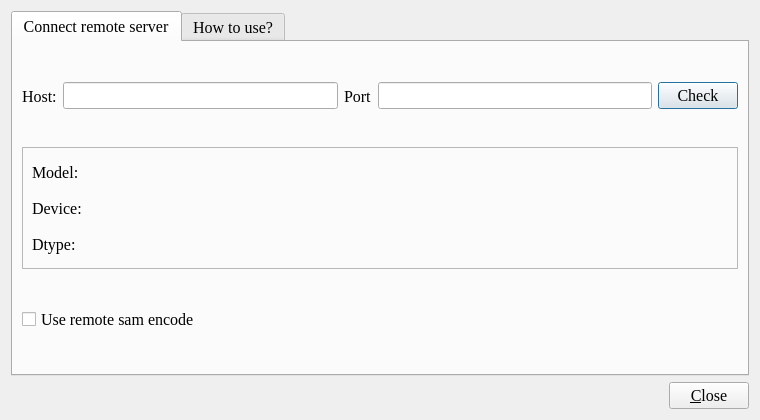
<?xml version="1.0" encoding="UTF-8"?>
<ui version="4.0">
 <class>Dialog</class>
 <widget class="QDialog" name="Dialog">
  <property name="geometry">
   <rect>
    <x>0</x>
    <y>0</y>
    <width>760</width>
    <height>420</height>
   </rect>
  </property>
  <property name="font">
   <font>
    <family>Times New Roman</family>
    <pointsize>12</pointsize>
   </font>
  </property>
  <property name="windowTitle">
   <string>SAM remote encode server</string>
  </property>
  <layout class="QVBoxLayout" name="verticalLayout">
   <item>
    <widget class="QTabWidget" name="tabWidget">
     <property name="currentIndex">
      <number>0</number>
     </property>
     <widget class="QWidget" name="tab">
      <attribute name="title">
       <string>Connect remote server</string>
      </attribute>
      <layout class="QVBoxLayout" name="verticalLayout_2">
       <item>
        <widget class="QWidget" name="widget" native="true">
         <layout class="QHBoxLayout" name="horizontalLayout">
          <property name="leftMargin">
           <number>0</number>
          </property>
          <property name="topMargin">
           <number>0</number>
          </property>
          <property name="rightMargin">
           <number>0</number>
          </property>
          <property name="bottomMargin">
           <number>0</number>
          </property>
          <item>
           <widget class="QLabel" name="label_2">
            <property name="text">
             <string>Host:</string>
            </property>
           </widget>
          </item>
          <item>
           <widget class="QLineEdit" name="lineEdit_host"/>
          </item>
          <item>
           <widget class="QLabel" name="label_3">
            <property name="text">
             <string>Port</string>
            </property>
           </widget>
          </item>
          <item>
           <widget class="QLineEdit" name="lineEdit_port"/>
          </item>
          <item>
           <widget class="QPushButton" name="pushButton_check">
            <property name="text">
             <string>Check</string>
            </property>
           </widget>
          </item>
         </layout>
        </widget>
       </item>
       <item>
        <widget class="QFrame" name="frame_info">
         <property name="layoutDirection">
          <enum>Qt::LeftToRight</enum>
         </property>
         <property name="frameShape">
          <enum>QFrame::StyledPanel</enum>
         </property>
         <property name="frameShadow">
          <enum>QFrame::Raised</enum>
         </property>
         <layout class="QGridLayout" name="gridLayout">
          <item row="2" column="1">
           <widget class="QLabel" name="label_device">
            <property name="minimumSize">
             <size>
              <width>0</width>
              <height>30</height>
             </size>
            </property>
            <property name="text">
             <string/>
            </property>
           </widget>
          </item>
          <item row="3" column="0">
           <widget class="QLabel" name="label_6">
            <property name="minimumSize">
             <size>
              <width>0</width>
              <height>30</height>
             </size>
            </property>
            <property name="maximumSize">
             <size>
              <width>80</width>
              <height>16777215</height>
             </size>
            </property>
            <property name="text">
             <string>Dtype:</string>
            </property>
           </widget>
          </item>
          <item row="1" column="1">
           <widget class="QLabel" name="label_name">
            <property name="minimumSize">
             <size>
              <width>0</width>
              <height>30</height>
             </size>
            </property>
            <property name="text">
             <string/>
            </property>
           </widget>
          </item>
          <item row="3" column="1">
           <widget class="QLabel" name="label_dtype">
            <property name="minimumSize">
             <size>
              <width>0</width>
              <height>30</height>
             </size>
            </property>
            <property name="text">
             <string/>
            </property>
           </widget>
          </item>
          <item row="1" column="0">
           <widget class="QLabel" name="label_4">
            <property name="minimumSize">
             <size>
              <width>0</width>
              <height>30</height>
             </size>
            </property>
            <property name="maximumSize">
             <size>
              <width>80</width>
              <height>16777215</height>
             </size>
            </property>
            <property name="text">
             <string>Model:</string>
            </property>
           </widget>
          </item>
          <item row="2" column="0">
           <widget class="QLabel" name="label_5">
            <property name="minimumSize">
             <size>
              <width>0</width>
              <height>30</height>
             </size>
            </property>
            <property name="maximumSize">
             <size>
              <width>80</width>
              <height>16777215</height>
             </size>
            </property>
            <property name="text">
             <string>Device:</string>
            </property>
           </widget>
          </item>
         </layout>
        </widget>
       </item>
       <item>
        <widget class="QWidget" name="widget_3" native="true">
         <layout class="QHBoxLayout" name="horizontalLayout_3">
          <property name="leftMargin">
           <number>0</number>
          </property>
          <property name="topMargin">
           <number>0</number>
          </property>
          <property name="rightMargin">
           <number>0</number>
          </property>
          <property name="bottomMargin">
           <number>0</number>
          </property>
          <item>
           <widget class="QCheckBox" name="checkBox_use_remote">
            <property name="text">
             <string>Use remote sam encode</string>
            </property>
           </widget>
          </item>
         </layout>
        </widget>
       </item>
      </layout>
     </widget>
     <widget class="QWidget" name="tab_2">
      <attribute name="title">
       <string>How to use?</string>
      </attribute>
      <layout class="QVBoxLayout" name="verticalLayout_3">
       <item>
        <widget class="QTextBrowser" name="textBrowser">
         <property name="html">
          <string>&lt;!DOCTYPE HTML PUBLIC &quot;-//W3C//DTD HTML 4.0//EN&quot; &quot;http://www.w3.org/TR/REC-html40/strict.dtd&quot;&gt;
&lt;html&gt;&lt;head&gt;&lt;meta name=&quot;qrichtext&quot; content=&quot;1&quot; /&gt;&lt;style type=&quot;text/css&quot;&gt;
p, li { white-space: pre-wrap; }
&lt;/style&gt;&lt;/head&gt;&lt;body style=&quot; font-family:'Times New Roman'; font-size:12pt; font-weight:400; font-style:normal;&quot;&gt;
&lt;p style=&quot; margin-top:0px; margin-bottom:0px; margin-left:0px; margin-right:0px; -qt-block-indent:0; text-indent:0px;&quot;&gt;# &lt;span style=&quot; font-weight:600;&quot;&gt;install&lt;/span&gt; isat-sam-backend in remote server&lt;/p&gt;
&lt;p style=&quot; margin-top:0px; margin-bottom:0px; margin-left:0px; margin-right:0px; -qt-block-indent:0; text-indent:0px;&quot;&gt;pip install isat-sam-backend&lt;/p&gt;
&lt;p style=&quot;-qt-paragraph-type:empty; margin-top:0px; margin-bottom:0px; margin-left:0px; margin-right:0px; -qt-block-indent:0; text-indent:0px;&quot;&gt;&lt;br /&gt;&lt;/p&gt;
&lt;p style=&quot; margin-top:0px; margin-bottom:0px; margin-left:0px; margin-right:0px; -qt-block-indent:0; text-indent:0px;&quot;&gt;# &lt;span style=&quot; font-weight:600;&quot;&gt;run&lt;/span&gt;&lt;/p&gt;
&lt;p style=&quot; margin-top:0px; margin-bottom:0px; margin-left:0px; margin-right:0px; -qt-block-indent:0; text-indent:0px;&quot;&gt;&lt;span style=&quot; font-weight:600; font-style:italic;&quot;&gt;# &lt;/span&gt;run&lt;span style=&quot; font-weight:600; font-style:italic;&quot;&gt; &lt;/span&gt;with&lt;span style=&quot; font-weight:600; font-style:italic;&quot;&gt; &lt;/span&gt;default&lt;span style=&quot; font-weight:600; font-style:italic;&quot;&gt; &lt;/span&gt;model&lt;span style=&quot; font-weight:600; font-style:italic;&quot;&gt; &lt;/span&gt;mobile_sam.pt on local machine (default host: 127.0.0.1, default port: 8000)&lt;/p&gt;
&lt;p style=&quot; margin-top:0px; margin-bottom:0px; margin-left:0px; margin-right:0px; -qt-block-indent:0; text-indent:0px;&quot;&gt;isat-sam-backend run&lt;/p&gt;
&lt;p style=&quot;-qt-paragraph-type:empty; margin-top:0px; margin-bottom:0px; margin-left:0px; margin-right:0px; -qt-block-indent:0; text-indent:0px;&quot;&gt;&lt;br /&gt;&lt;/p&gt;
&lt;p style=&quot; margin-top:0px; margin-bottom:0px; margin-left:0px; margin-right:0px; -qt-block-indent:0; text-indent:0px;&quot;&gt;# or run with more arg&lt;/p&gt;
&lt;p style=&quot; margin-top:0px; margin-bottom:0px; margin-left:0px; margin-right:0px; -qt-block-indent:0; text-indent:0px;&quot;&gt;isat-sam-backend run --checkpoint [model name] --host [ip] --port [port]&lt;/p&gt;
&lt;p style=&quot;-qt-paragraph-type:empty; margin-top:0px; margin-bottom:0px; margin-left:0px; margin-right:0px; -qt-block-indent:0; text-indent:0px;&quot;&gt;&lt;br /&gt;&lt;/p&gt;
&lt;p style=&quot; margin-top:0px; margin-bottom:0px; margin-left:0px; margin-right:0px; -qt-block-indent:0; text-indent:0px;&quot;&gt;&lt;span style=&quot; font-weight:600;&quot;&gt;# manage remote model&lt;/span&gt;&lt;/p&gt;
&lt;p style=&quot; margin-top:0px; margin-bottom:0px; margin-left:0px; margin-right:0px; -qt-block-indent:0; text-indent:0px;&quot;&gt;&lt;span style=&quot; font-style:italic;&quot;&gt;# &lt;/span&gt;list&lt;span style=&quot; font-style:italic;&quot;&gt; &lt;/span&gt;model&lt;span style=&quot; font-style:italic;&quot;&gt; &lt;/span&gt;&lt;/p&gt;
&lt;p style=&quot; margin-top:0px; margin-bottom:0px; margin-left:0px; margin-right:0px; -qt-block-indent:0; text-indent:0px;&quot;&gt;isat-sam-backend model --list&lt;/p&gt;
&lt;p style=&quot;-qt-paragraph-type:empty; margin-top:0px; margin-bottom:0px; margin-left:0px; margin-right:0px; -qt-block-indent:0; text-indent:0px;&quot;&gt;&lt;br /&gt;&lt;/p&gt;
&lt;p style=&quot; margin-top:0px; margin-bottom:0px; margin-left:0px; margin-right:0px; -qt-block-indent:0; text-indent:0px;&quot;&gt;&lt;span style=&quot; font-style:italic;&quot;&gt;# &lt;/span&gt;download&lt;span style=&quot; font-style:italic;&quot;&gt; &lt;/span&gt;model&lt;span style=&quot; font-style:italic;&quot;&gt; &lt;/span&gt;&lt;/p&gt;
&lt;p style=&quot; margin-top:0px; margin-bottom:0px; margin-left:0px; margin-right:0px; -qt-block-indent:0; text-indent:0px;&quot;&gt;isat-sam-backend model --download [model name]&lt;/p&gt;
&lt;p style=&quot;-qt-paragraph-type:empty; margin-top:0px; margin-bottom:0px; margin-left:0px; margin-right:0px; -qt-block-indent:0; text-indent:0px;&quot;&gt;&lt;br /&gt;&lt;/p&gt;
&lt;p style=&quot; margin-top:0px; margin-bottom:0px; margin-left:0px; margin-right:0px; -qt-block-indent:0; text-indent:0px;&quot;&gt;&lt;span style=&quot; font-weight:600; font-style:italic;&quot;&gt;# &lt;/span&gt;remove&lt;span style=&quot; font-weight:600; font-style:italic;&quot;&gt; &lt;/span&gt;model&lt;/p&gt;
&lt;p style=&quot; margin-top:0px; margin-bottom:0px; margin-left:0px; margin-right:0px; -qt-block-indent:0; text-indent:0px;&quot;&gt;isat-sam-backend model --remove [model name]&lt;/p&gt;
&lt;p style=&quot;-qt-paragraph-type:empty; margin-top:0px; margin-bottom:0px; margin-left:0px; margin-right:0px; -qt-block-indent:0; text-indent:0px;&quot;&gt;&lt;br /&gt;&lt;/p&gt;&lt;/body&gt;&lt;/html&gt;</string>
         </property>
        </widget>
       </item>
      </layout>
     </widget>
    </widget>
   </item>
   <item>
    <widget class="QWidget" name="widget_2" native="true">
     <layout class="QHBoxLayout" name="horizontalLayout_2">
      <property name="leftMargin">
       <number>0</number>
      </property>
      <property name="topMargin">
       <number>0</number>
      </property>
      <property name="rightMargin">
       <number>0</number>
      </property>
      <property name="bottomMargin">
       <number>0</number>
      </property>
      <item>
       <spacer name="horizontalSpacer">
        <property name="orientation">
         <enum>Qt::Horizontal</enum>
        </property>
        <property name="sizeHint" stdset="0">
         <size>
          <width>40</width>
          <height>20</height>
         </size>
        </property>
       </spacer>
      </item>
      <item>
       <widget class="QPushButton" name="pushButton_close">
        <property name="text">
         <string>&amp;Close</string>
        </property>
       </widget>
      </item>
     </layout>
    </widget>
   </item>
  </layout>
 </widget>
 <resources/>
 <connections/>
</ui>
